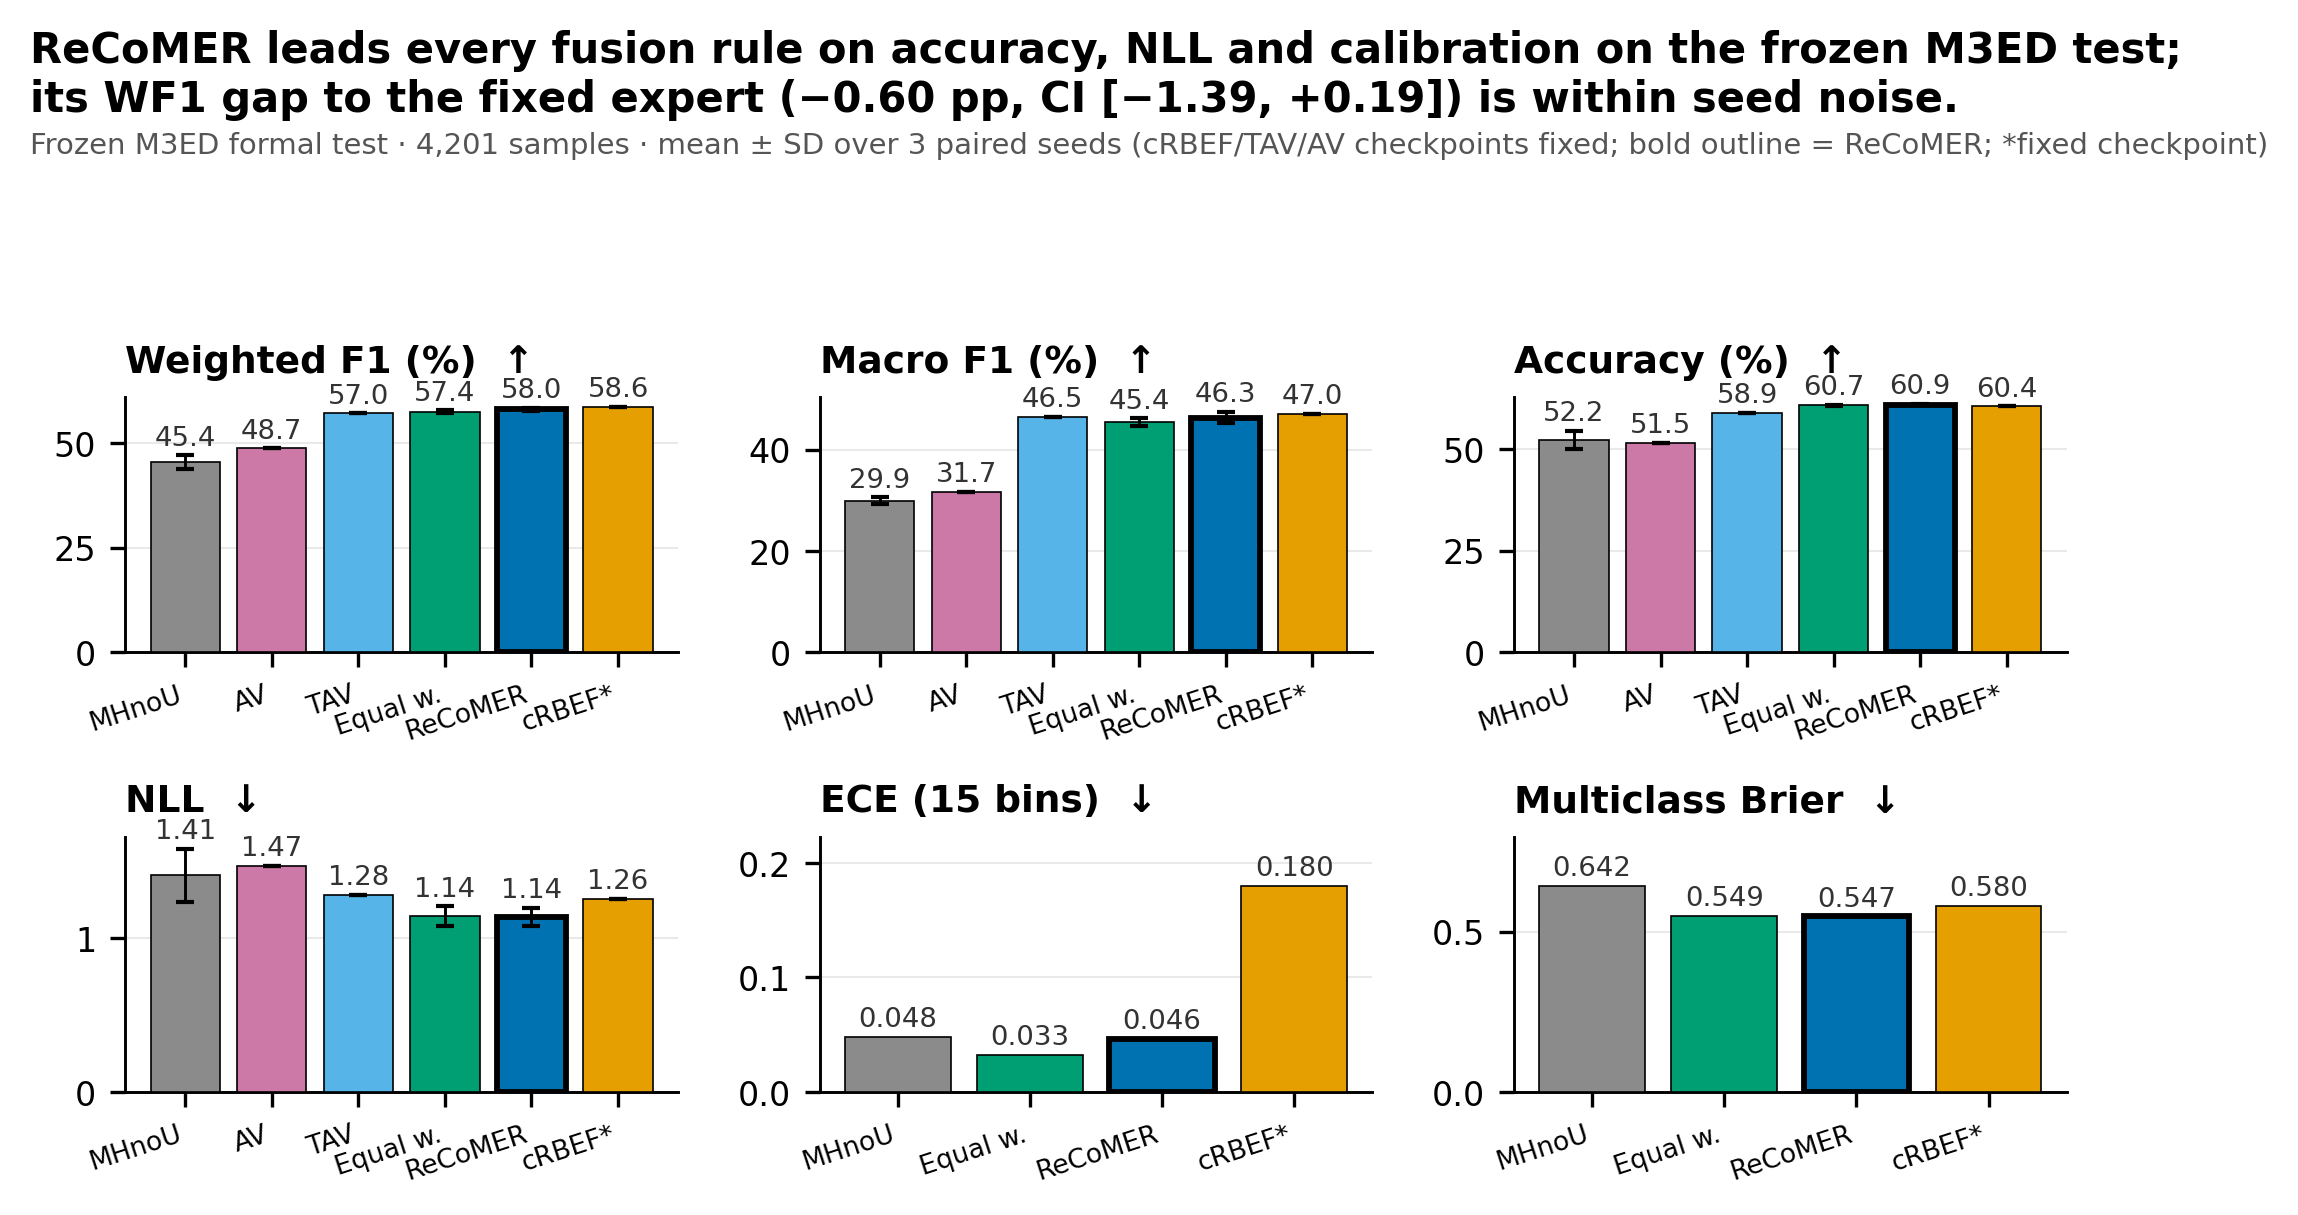

Reproduce this figure in Python.
# -*- coding: utf-8 -*-
"""图 A：主结果多指标面板（升级点 12：主表只有 WF1 一个数）。

一句话结论：ReCoMER 在 accuracy / NLL / 校准上领先所有融合规则，
WF1 上与固定专家差距在噪声范围内。

数据源：SUMMARY.json full_test（六分支 WF1/macro-F1/Acc/NLL，3 paired seeds）
        + calibration（ECE15 / Brier，4 分支）。
"""
import json
import sys, os
sys.path.insert(0, os.path.dirname(os.path.abspath(__file__)))
import matplotlib.pyplot as plt
import numpy as np
from style_shared import PALETTE, apply_style, headline, save, FORMAL

apply_style()

d = json.load(open(os.path.join(FORMAL, "SUMMARY.json"), encoding="utf-8"))
ft = d["full_test"]
cal = d["calibration"]

ARMS = ["MHnoU", "AV", "TAV", "equal_weight", "ReCoMER", "cRBEF"]
SHORT = {"MHnoU": "MHnoU", "AV": "AV", "TAV": "TAV",
         "equal_weight": "Equal w.", "ReCoMER": "ReCoMER",
         "cRBEF": "cRBEF*"}
PANELS = [("weighted_f1", "Weighted F1 (%)  \u2191", 100.0),
          ("macro_f1", "Macro F1 (%)  \u2191", 100.0),
          ("accuracy", "Accuracy (%)  \u2191", 100.0),
          ("nll", "NLL  \u2193", 1.0)]

fig, axes = plt.subplots(2, 3, figsize=(7.0, 4.0))
axes = axes.ravel()

for ax, (key, title, scale) in zip(axes, PANELS):
    means = np.array([ft[a][key]["mean"] * scale for a in ARMS])
    sds = np.array([ft[a][key]["sample_sd"] * scale for a in ARMS])
    x = np.arange(len(ARMS))
    bars = ax.bar(x, means, yerr=sds, capsize=2.2,
                  color=[PALETTE[a] for a in ARMS],
                  edgecolor="black", linewidth=0.4, error_kw=dict(lw=0.7),
                  zorder=3)
    bars[ARMS.index("ReCoMER")].set_linewidth(1.4)  # 高亮完整系统
    ax.set_title(title, loc="left", fontweight="bold")
    ax.set_xticks(x)
    ax.set_xticklabels([SHORT[a] for a in ARMS], fontsize=6.4,
                       rotation=18, ha="right")
    ax.grid(axis="y", zorder=0)
    span = (means + sds).max() - max(0, (means - sds).min())
    ax.set_ylim(0, (means + sds).max() + 0.16 * span)
    for xi, m, sd in zip(x, means, sds):
        v = f"{m:.1f}" if scale > 1 else f"{m:.2f}"
        ax.annotate(v, (xi, m + sd), textcoords="offset points",
                    xytext=(0, 2.5), ha="center", fontsize=6.6, color="#333333")

# 第 5、6 面板：校准（仅 4 个融合级分支有数据）
for ax, (key, ttl) in zip(axes[4:],
                          [("ECE15_equal_width", "ECE (15 bins)  \u2193"),
                           ("multiclass_Brier_sum", "Multiclass Brier  \u2193")]):
    arms = ["MHnoU", "equal_weight", "ReCoMER", "cRBEF"]
    vals = np.array([cal[a][0][key] for a in arms])
    x = np.arange(len(arms))
    bars = ax.bar(x, vals, color=[PALETTE[a] for a in arms],
                  edgecolor="black", linewidth=0.4, zorder=3)
    bars[arms.index("ReCoMER")].set_linewidth(1.4)
    ax.set_title(ttl, loc="left", fontweight="bold")
    ax.set_xticks(x)
    ax.set_xticklabels([SHORT[a] for a in arms], fontsize=6.4,
                       rotation=18, ha="right")
    ax.grid(axis="y", zorder=0)
    ax.set_ylim(0, vals.max() * 1.24)
    for xi, v in zip(x, vals):
        ax.annotate(f"{v:.3f}", (xi, v), textcoords="offset points",
                    xytext=(0, 2.5), ha="center", fontsize=6.6, color="#333333")

headline(fig, "ReCoMER leads every fusion rule on accuracy, NLL and calibration on the frozen M3ED test;\n"
              "its WF1 gap to the fixed expert (\u22120.60 pp, CI [\u22121.39, +0.19]) is within seed noise.")
fig.text(0.012, 0.892, "Frozen M3ED formal test \u00b7 4,201 samples \u00b7 mean \u00b1 SD over 3 paired seeds "
                       "(cRBEF/TAV/AV checkpoints fixed; bold outline = ReCoMER; *fixed checkpoint)",
         fontsize=7.0, color="#555555", ha="left")
fig.tight_layout(rect=[0, 0, 1, 0.872])
save(fig, "figA_main_multimetric")
